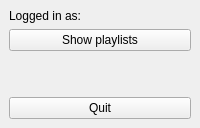
<?xml version="1.0" encoding="UTF-8"?>
<ui version="4.0">
 <class>MainMenu</class>
 <widget class="QMainWindow" name="MainMenu">
  <property name="windowTitle">
   <string>MainWindow</string>
  </property>
  <widget class="QWidget" name="centralwidget">
   <layout class="QVBoxLayout" name="verticalLayout">
    <item>
     <widget class="QLabel" name="lbl_user">
      <property name="text">
       <string>Logged in as:</string>
      </property>
     </widget>
    </item>
    <item>
     <widget class="QPushButton" name="btn_playlists">
      <property name="text">
       <string>Show playlists</string>
      </property>
     </widget>
    </item>
    <item>
     <spacer name="verticalSpacer">
      <property name="orientation">
       <enum>Qt::Vertical</enum>
      </property>
      <property name="sizeHint" stdset="0">
       <size>
        <width>20</width>
        <height>40</height>
       </size>
      </property>
     </spacer>
    </item>
    <item>
     <widget class="QPushButton" name="btn_quit">
      <property name="text">
       <string>Quit</string>
      </property>
     </widget>
    </item>
   </layout>
  </widget>
 </widget>
 <resources/>
 <connections/>
</ui>
